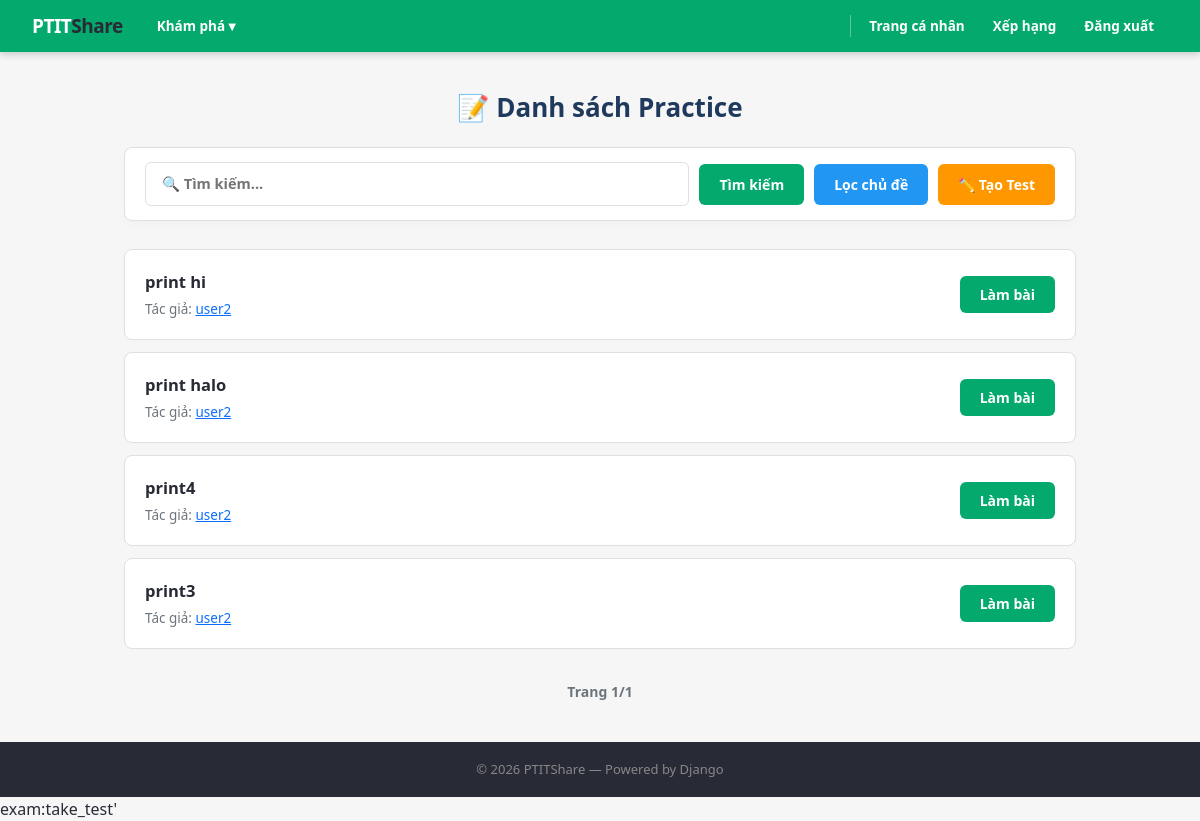
The app's page /practice/, older data.
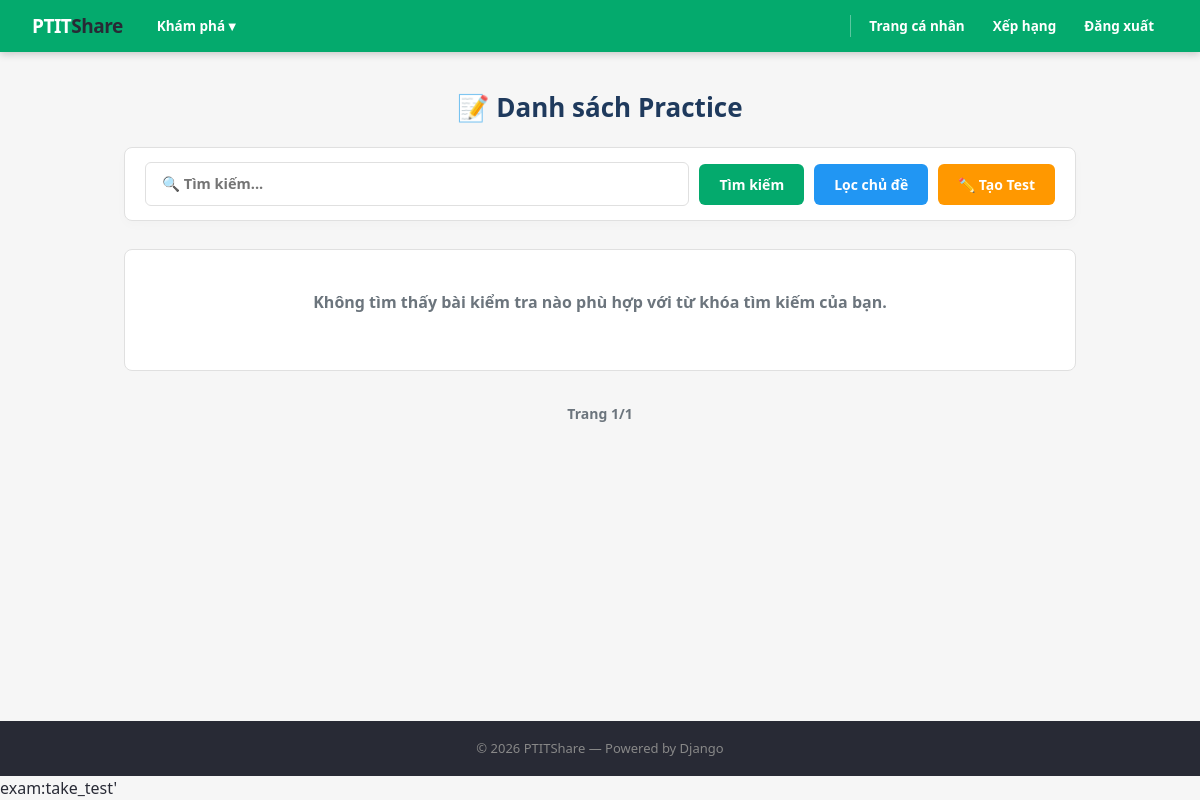
The same page, newer data.
### practice/models.py (models this page shows)
class Practice(models.Model):
    title = models.CharField()
    content = models.TextField()
    code = models.TextField()
    author = models.ForeignKey(User, on_delete=models.CASCADE)
    topic = models.ManyToManyField(Topic, blank=True)
    created_at = models.DateTimeField(auto_now_add=True)

### blog/models.py (models this page shows, shortened)
class User(AbstractUser):
    GENDER_CHOICES = [
        ('Nam', 'Nam'),
        ('Nữ', 'Nữ'),
    ]
    name = models.CharField()
    gender = models.CharField(max_length=10, choices=GENDER_CHOICES)
    birth = models.DateField(null=True, blank=True)
    email = models.EmailField(unique=True)
    mark = models.IntegerField(default=0)

### practice/views.py (the view)
# urls.py: path('', views.practice_list, name='practice_list'),
def practice_list(request):
    practices = Practice.objects.all().order_by('-id')  # lấy tất cả, mới nhất trước
    paginator = Paginator(practices , 10)
    page_number = request.GET.get('page')
    page_obj = paginator.get_page(page_number)
    return render(request, "practice_home.html", {"practices": page_obj})

### practice/templates/practice_home.html (shortened to what this page needs)
<!DOCTYPE html>
<html lang="vi">
<head>
    <link rel="stylesheet" href="https://cdn.jsdelivr.net/npm/bootstrap@5.3.2/dist/css/bootstrap.min.css">
</head>
<body>
<nav class="navbar">
    <a class="nav-logo" href="#">PTIT<span>Share</span></a>
    <div class="nav-dropdown">
        <div class="nav-dropdown-btn">Khám phá ▾</div>
    </div>
    <a href="{% url 'blog:this_user' %}" class="nav-link">Trang cá nhân</a>
    <a href="{% url 'blog:user-list' %}" class="nav-link">Xếp hạng</a>
    <a href="{% url 'blog:logout' %}" class="nav-link">Đăng xuất</a>
</nav>
<main class="container">
    <h1>📝 Danh sách Practice</h1>
    <div class="search-section" >
        <form method="get" class="search-form" action="{% url 'blog:search' %}">
            <input type="text" name="keyword" value="{{ query }}" placeholder="🔍 Tìm kiếm...">
            <button type="submit" class="btn-action btn-search">Tìm kiếm</button>
            <a href="{% url 'blog:filter' %}" class="btn-action btn-filter">Lọc chủ đề</a>
            <a href="{% url 'practice:create' %}" class="btn-action btn-create">✏️ Tạo Test</a>
        </form>
    </div>
    {% if practices %}
        <ul class="test-list">
            {% for practice in practices %}
                <li class="test-item">
                    <div class="test-info-meta">
                        <a class="test-title" style="text-decoration: none; color: inherit; display: block;"
                            href="{% url 'practice:user_practice_list' practice.id %}">
                            {{ practice.title }}
                        </a>
                        <div class="test-sub-details">
                            Tác giả: <a href="{% url 'blog:user' practice.author.id %}" >{{ practice.author.username }}</a>
                        </div>
                    </div>
                    <div style="text-align: right;">
                        <a href="{% url 'practice:take_practice' practice.id %}" class="btn-take-test">Làm bài</a>
                    </div>
                </li>
            {% endfor %}
        </ul>
    {% else %}
        <div class="no-result">
            <p>Không tìm thấy bài kiểm tra nào phù hợp với từ khóa tìm kiếm của bạn.</p>
        </div>
    {% endif %}
    <div class="pagination">
        <span>Trang {{ practices.number }}/{{ practices.paginator.num_pages }}</span>
    </div>
</main>
<footer>&copy; 2026 PTITShare &mdash; Powered by Django</footer>
</body>exam:take_test'
</html>

Row changes from the older to the newer data that the page shows:
removed Practice: title "print hi", author.username "user2"
removed Practice: title "print halo", author.username "user2"
removed Practice: title "print4", author.username "user2"
removed Practice: title "print3", author.username "user2"
Text that changed along with them:
text now shown: "Không tìm thấy bài kiểm tra nào phù hợp với từ khóa tìm kiếm của bạn."
